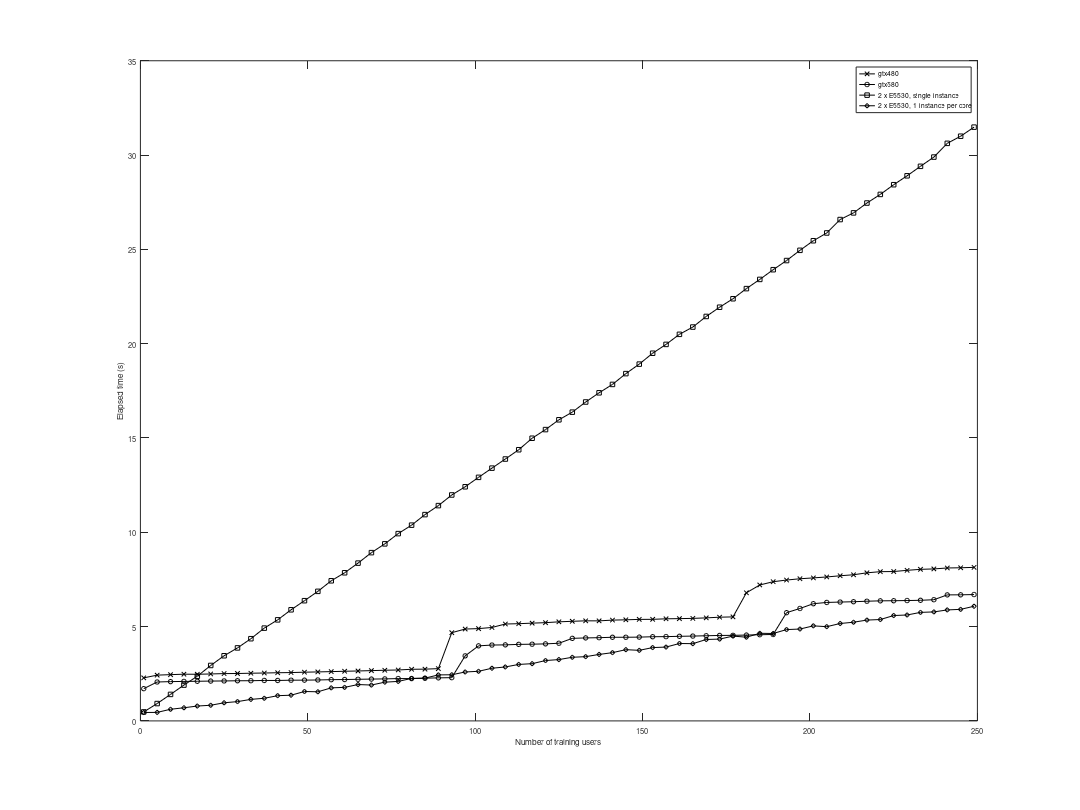

Reproduce this figure in MATLAB.

% For MATLAB, you might need to manually remove the first row if there is a header.
cpu1=load('alignment_runtime_graph_reference_cpu.dat');
cpu2=load('alignment_runtime_graph_reference_cpu_percore.dat');
gtx480=load('alignment_runtime_graph_reference_gtx480.dat');
gtx580=load('alignment_runtime_graph_reference_gtx580.dat');

userCount = cpu1(:,1);

cpu1 = cpu1(:,2);
cpu2 = cpu2(:,2);
gtx480 = gtx480(:,2);
gtx580 = gtx580(:,2);

close all;
h = figure(7);
plot( userCount, gtx480, 'kx-' , userCount, gtx580, 'ko-' , userCount, cpu1, 'ks-' , userCount, cpu2, 'kd-');
legend('gtx480', 'gtx580', '2 x E5530, single instance', '2 x E5530, 1 instance per core');
xlabel('Number of training users');
ylabel('Elapsed time (s)');

set (h,'windowstyle','normal');               
set (h,'Units','Inches');                    
%windowSize = [0 0 3.75 2];
windowSize = [0 0 20 15];
set(h,'position', windowSize);
set(h, 'PaperPosition', windowSize);
print(h, 'alignment_runtime_graph.eps', '-deps2');

